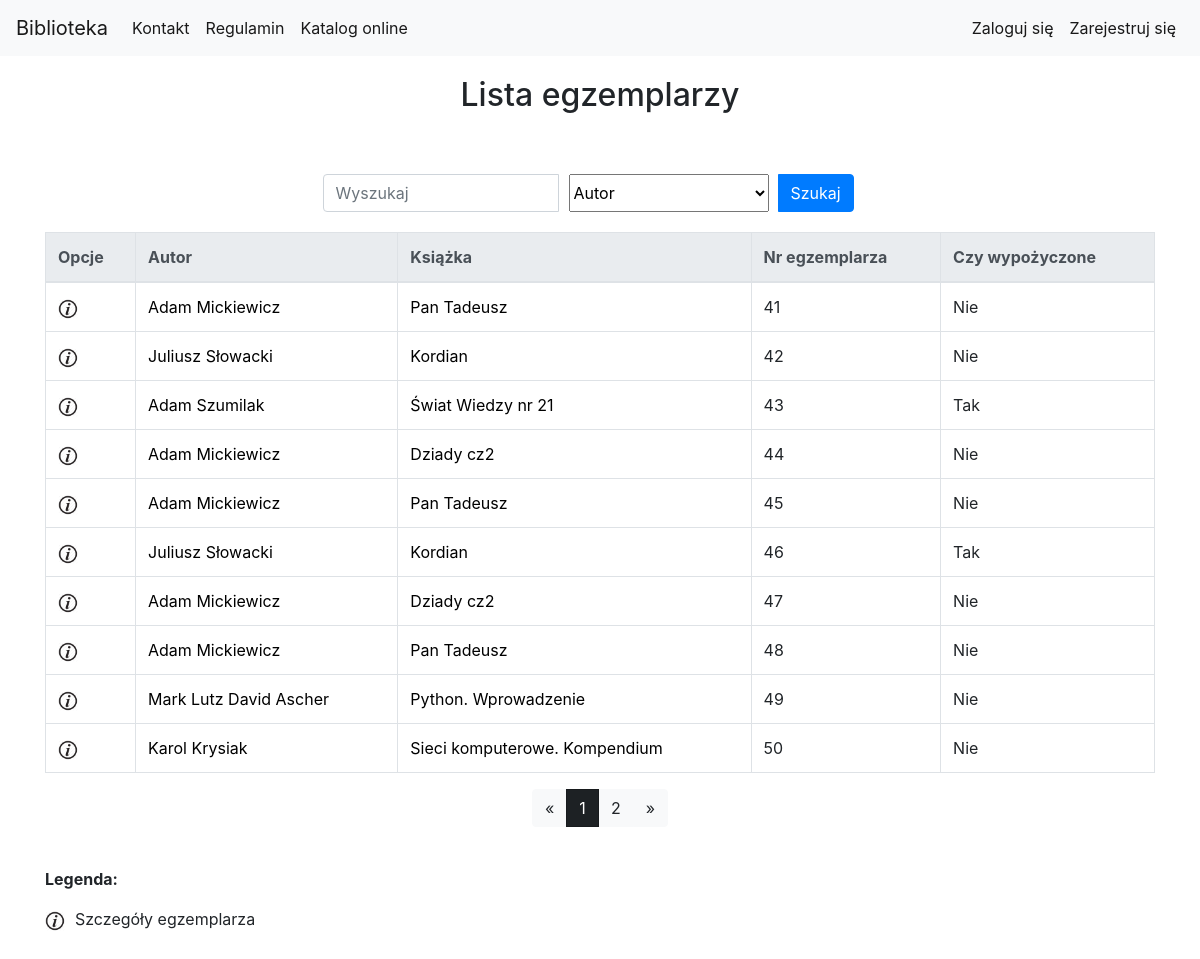
The app's page /library/book_copy_list/ with its own data.
### library_app/models.py (models this page shows, shortened)
class BookCopy(models.Model):
    book = models.ForeignKey(Book, related_name="bookcopies", verbose_name='Wybierz książkę') #teraz w templatce mozemy z poziomu klasy book odnosic sie do obiektow bookcopy, np {{book.bookcopies.count}} da liczbe kopii ksiazek ktore maja w polu book id danej ksiazki
    is_borrowed = models.BooleanField(default=False)

class Author(models.Model):
    first_name = models.CharField(max_length=200, verbose_name='Imię')
    last_name = models.CharField(max_length=200, verbose_name='Nazwisko')
    country = models.CharField(max_length=200, verbose_name='Kraj', default='')
    biography = models.TextField(default='', blank=True, null=True, verbose_name='Biografia')
    birth_place = models.CharField(max_length=200, default='', blank=True, null=True, verbose_name='Miejsce urodzenia')
    image_url = models.URLField(default='', blank=True, null=True, verbose_name='Adres url portretu, zakończony rozszerzeniem')
    years_of_life = models.CharField(max_length=10, default='', blank=True, null=True, verbose_name='Lata życia')

class Book(models.Model):
    authors = models.ManyToManyField(Author, related_name='book_authors', verbose_name='Autorzy')
    category = models.ForeignKey(Category, related_name='book_categories', verbose_name='Kategoria')
    publishing_house = models.ForeignKey(PublishingHouse, related_name='publishing_houses', verbose_name='Wydawnictwo')
    isbn = models.CharField(max_length=30, unique=True, verbose_name='Numer ISBN')
    title = models.CharField(max_length=200, verbose_name='Tytuł')
    description = models.TextField(blank=True, default='', verbose_name='Opis')
    publish_date = models.DateField(default=datetime.now, blank=True, verbose_name='Data publikacji')
    edition = models.PositiveIntegerField(default=1, verbose_name='Numer wydania')
    image_url = models.URLField(default='', blank=True, null=True, verbose_name='Adres url okładki zakończony rozszerzeniem obrazu')
    add_date = models.DateTimeField(auto_now=True)
    slug = models.SlugField(allow_unicode=True, unique=True)

### library_app/views.py (the view)
class BookCopyListView(generic.ListView):
    model = models.BookCopy
    paginate_by = 10
    def get_queryset(self):
        search_query = self.request.GET.get("search_query")
        search_type = self.request.GET.get("search_type")
        if search_query is not None:
            if search_type == "title":
                return models.BookCopy.objects.all().filter(book__title__icontains=search_query)
            elif search_type == "author":
                authors_result = models.BookCopy.objects.all().filter(book__authors__first_name__icontains=search_query) | models.BookCopy.objects.all().filter(book__authors__last_name__icontains=search_query)
                return authors_result
            elif search_type == "bookcopy_nr":
                return models.BookCopy.objects.all().filter(id__icontains=search_query)
            elif search_type == "isbn":
                return models.BookCopy.objects.all().filter(book__isbn__icontains=search_query)
        else:
            return models.BookCopy.objects.all()

### library_app/templates/library_app/bookcopy_list.html (shortened to what this page needs)
{% extends "base.html" %}
{% load static %}
{% load custom_tags %}
{% block body_block %}
<div class="container">
    <div class="page-title">
        <h2>Lista egzemplarzy </h2>
    </div>
            <div class="search-bar">
                <form class="form-inline" action="{% url 'library_app:bookcopy_list' %}" method="GET">
                    <div class="input-group">
                        <input type="search" class="form-control" name="search_query" placeholder="Wyszukaj">
                        <select class="search-select" name="search_type">
                            <option value="author" selected>Autor</option>
                        </select>
                        <div class="input-group-append search-button">
                            <button class="btn btn-primary" type="submit">Szukaj</button>
                        </div>
                    </div>
                </form>
            </div>
        {% if user.is_authenticated and user.is_superuser %}
            <div class="other_create_buttons">
                <a class="btn btn-primary" href="{% url 'library_app:bookcopy_create' %}">Dodaj egzemplarz książki</a>
            </div>
            <br>
            <table class="table table-bordered table-hover">
                <thead class="thead-light">
                    <tr>
                        <th scope="col">Opcje</th>
                        <th scope="col">Autor</th>
                        <th scope="col">Książka</th>
                        <th scope="col">Nr egzemplarza</th>
                        <th scope="col">Pożyczone dla</th>
                        <th scope="col">Pożyczone przez</th>
                        <th scope="col">Data wypożyczenia</th>
                        <th scope="col">Data oddania</th>
                    </tr>
                </thead>
                <tbody>
                    {% for bookcopy in bookcopy_list %}
                    {% get_bookcopy_borrow bookcopy.id as book_copy_borrow_obj %}
                    <tr>
                        <td>
                            <a href="{% url 'library_app:bookcopy_detail' pk=bookcopy.pk %}"><img src="{% static 'website_icons/info_ico.png' %}"
                                    alt="Szczegóły" width="20" height="20"></a>
                            {% if bookcopy.is_borrowed == False %}
                            <a href="{% url 'library_app:bookcopy_delete' pk=bookcopy.pk %}"><img src="{% static 'website_icons/del_ico.png' %}"
                                    alt="Usuń" width="20" height="20"></a>
                            {% else %}
                            <a href="{% url 'library_app:borrow_delete' pk=book_copy_borrow_obj.pk %}"><img src="{% static 'website_icons/del_borrow_ico.png' %}"
                                    alt="Usuń wypozyczenie" width="20" height="20"></a>
                            {% endif %}
                        </td>
                        <td>
                            {% for author in bookcopy.book.authors.all %}
                            <a href="{% url 'library_app:author_detail' pk=author.pk %}">{{author.first_name}} {{author.last_name}}</a>
                            {% endfor %}
                        </td>
                        <td><a href="{% url 'library_app:book_detail' pk=bookcopy.book.pk %}">{{bookcopy.book.title}}</a></td>
                        <td><a href="{% url 'library_app:bookcopy_detail' pk=bookcopy.pk %}"></a>{{bookcopy.id}}</a></td>
                        {% if book_copy_borrow_obj %}
                        <td>{{book_copy_borrow_obj.user.get_full_name}}</td>
                        <td>{{book_copy_borrow_obj.borrow_librarian.get_full_name}}</a></td>
                        <td>{{book_copy_borrow_obj.borrow_date}}</td>
                        <td>{{book_copy_borrow_obj.receive_date}}</td>
                        {% else %}
                        <td>-</td>
                        <td>-</td>
                        <td>-</td>
                        <td>-</td>
                        {% endif %}
                    </tr>
                    {% endfor %}
                </tbody>
            </table>
        {% else %}
            <table class="table table-bordered table-hover">
                <thead class="thead-light">
                    <tr>
                        <th scope="col">Opcje</th>
                        <th scope="col">Autor</th>
                        <th scope="col">Książka</th>
                        <th scope="col">Nr egzemplarza</th>
                        <th scope="col">Czy wypożyczone</th>
                    </tr>
                </thead>
                <tbody>
                    {% for bookcopy in bookcopy_list %}
                    <tr>
                        <td>
                            <a href="{% url 'library_app:bookcopy_detail' pk=bookcopy.pk %}"><img src="{% static 'website_icons/info_ico.png' %}"
                                    alt="Szczegóły" width="20" height="20"></a>
                        </td>
                        <td>
                            {% for author in bookcopy.book.authors.all %}
                            <a href="{% url 'library_app:author_detail' pk=author.pk %}">{{author.first_name}} {{author.last_name}}</a>
                            {% endfor %}
                        </td>
                        <td><a href="{% url 'library_app:book_detail' pk=bookcopy.book.pk %}">{{bookcopy.book.title}}</a></td>
                        <td><a href="{% url 'library_app:bookcopy_detail' pk=bookcopy.pk %}"></a>{{bookcopy.id}}</a></td>
                        <td>
                            {% if bookcopy.is_borrowed %}
                                Tak
                            {% else %}
                                Nie
                            {% endif %}
                        </td>
                    </tr>
                    {% endfor %}
                </tbody>
            </table>
        {% endif %}
     <div class="pagination_bar">
        {% if is_paginated %}
        <div class="btn-group" role="group">
            {% if page_obj.has_previous %}
                <a class="btn btn-light disable" href="?page={{ page_obj.previous_page_number }}">&laquo;</a>
            {% else %}
                <a class="btn btn-light"><span>&laquo;</span></a>
            {% endif %}
            {% for i in paginator.page_range %}
                {% if page_obj.number == i %}
                <a  class="btn btn-dark active"><span>{{ i }} <span class="sr-only">(current)</span></span></a>
                {% else %}
                <a class="btn btn-light" href="?page={{ i }}">{{ i }}</a>
                {% endif %}
            {% endfor %}
            {% if page_obj.has_next %}
            <a class="btn btn-light" href="?page={{ page_obj.next_page_number }}">&raquo;</a>
            {% else %}
            <a type="button" class="btn btn-light"><span>&raquo;</span></a>
            {% endif %}
        </div>
        {% endif %}
    </div>
    <div class="table-legend">
        <p><b>Legenda:</b></p>
        <p><img src="{% static 'website_icons/info_ico.png' %}" alt="Szczegóły" width="20" height="20">Szczegóły egzemplarza</p>
    </div>
</div>
{% endblock %}

### static/css/style.css (style rules this page uses)
.page-title { margin-top: 20px; margin-bottom: 20px; text-align: center; }
a { text-decoration: none; color: black; }
.pagination_bar { text-align: center; margin-bottom: 40px; margin-top: 10px; }
.table-legend { margin-bottom: 50px; }
.table-legend img { margin-right: 10px; }
.search-bar { padding-top: 40px; padding-bottom: 20px; margin: 0 auto; width: 50%; }
.search-button { width: 100px; }
.search-select { width: 200px; margin-right: 10px; margin-left: 10px; }

### records on screen
BookCopy: book "Pan Tadeusz", id "41", is_borrowed "Nie"
Author: first_name "Adam", last_name "Mickiewicz"
BookCopy: book "Kordian", id "42", is_borrowed "Nie"
Author: first_name "Juliusz", last_name "Słowacki"
BookCopy: book "Świat Wiedzy nr 21", id "43", is_borrowed "Tak"
Author: first_name "Adam", last_name "Szumilak"
BookCopy: book "Dziady cz2", id "44", is_borrowed "Nie"
BookCopy: book "Pan Tadeusz", id "45", is_borrowed "Nie"
BookCopy: book "Kordian", id "46", is_borrowed "Tak"
BookCopy: book "Dziady cz2", id "47", is_borrowed "Nie"
BookCopy: book "Pan Tadeusz", id "48", is_borrowed "Nie"
BookCopy: book "Python. Wprowadzenie", id "49", is_borrowed "Nie"
Author: first_name "Mark", last_name "Lutz"
Author: first_name "David", last_name "Ascher"
BookCopy: book "Sieci komputerowe. Kompendium", id "50", is_borrowed "Nie"
Author: first_name "Karol", last_name "Krysiak"

### other values on screen
{{ i }} "1"
{{ i }} "2"
